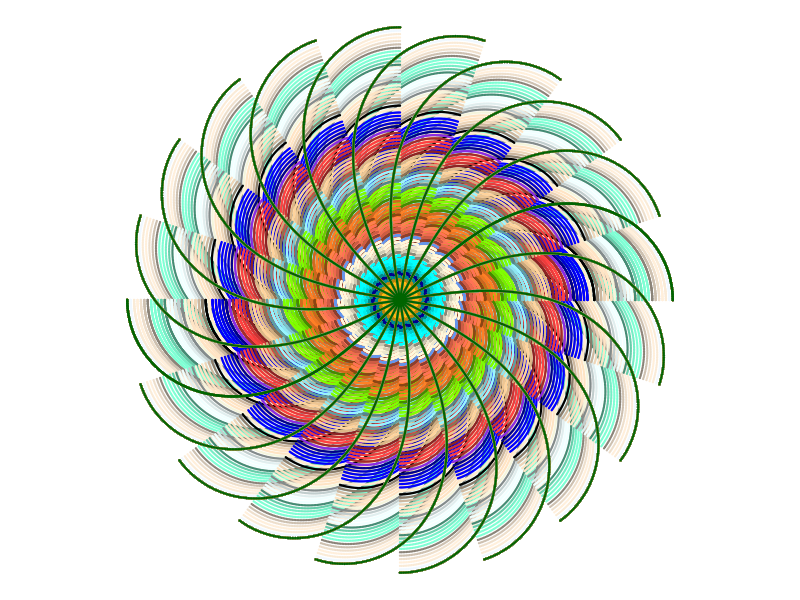

This figure's R source:
# Mandala 4 
# Criada com a curva lemniscata de Bernoulli considerando meia volta
# Coloração sequencial com base nas reduções

require(ggplot2)
n = 500; theta = seq(0, pi, length.out = n)
x = cos(theta)/(1+(sin(theta))^2)       
y = sin(theta)*cos(theta)/(1+(sin(theta))^2)
dt = tibble::tibble(x,y)
step = pi/10
rotacao = c(seq(0,pi,step)); 
xt = x; yt = y
p = ggplot()+coord_fixed()+theme_void()
        for(i in 1:length(rotacao)){
        xt = c(xt,x[1:n]*cos(rotacao[i])-y[1:n]*sin(rotacao[i]))
        yt = c(yt,x[1:n]*sin(rotacao[i])+y[1:n]*cos(rotacao[i]))}
        red = c(seq(1,0,-0.0125))
        for(i in 1:length(red)){
        xtt=c(xt*red[i])
        ytt=c(yt*red[i])
        dt = data.frame(x = c(xt, xtt), y = c(yt, ytt))
        
        p = p+geom_point(data=dt, aes(x=x, y=y), color=colors()[i], size=0.15)
        }
        # p = p + theme(panel.background = element_rect(fill = "black")  )
        p 

